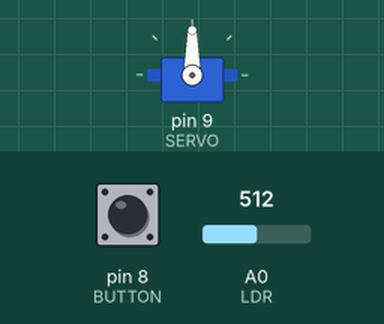
Bench run of a sketch on a simulated Arduino Uno, built with avr-gcc and run on an emulated ATmega328P. Shown: servo. Inputs (shaded band) come from the test bench; at power-on: pin 8 (BUTTON) LOW, A0 (LDR) = 512. What the sketch prints to the serial monitor is not drawn.

Above: at 1.2 s.
1.3 s: pin 8 (BUTTON) pulled HIGH for 3.2 s
At 6.3 s:
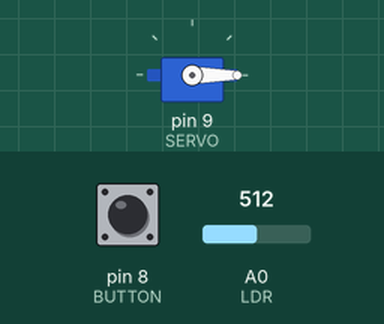
6.8 s: pin 8 (BUTTON) pulled HIGH for 0.15 s
At 7.6 s:
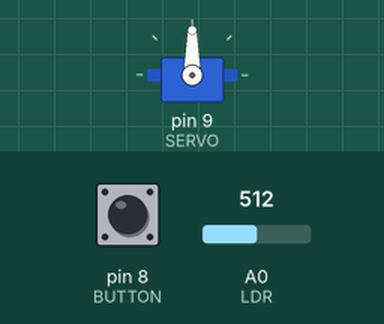
9.9 s: pin 8 (BUTTON) pulled HIGH for 1 s
At 12.5 s:
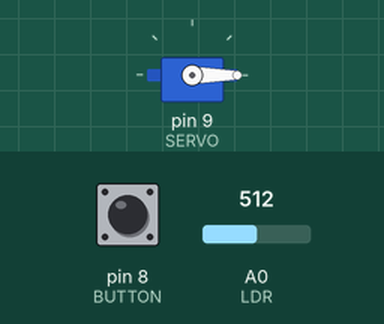
Timing chart, 0 to 14.0 s (numbered marks = the images above; inputs shaded):
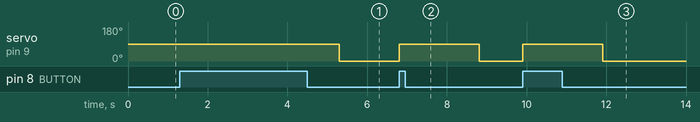

The sketch:

servo.ino
```cpp
#include <Servo.h>
#define BUTTON 8
#define SERVO 9
#define LDR A0

Servo servo;
bool Button;
int input_LDR;

void setup() {
servo.attach(SERVO);
pinMode ( BUTTON , INPUT);
pinMode(LDR , INPUT);
Serial.begin(9600);
}

void loop() {
    Button = digitalRead(BUTTON);
    input_LDR = analogRead (LDR);
    Serial.println(input_LDR);
    if (Button && input_LDR > 10){
      servo.write(90);
      delay(2000);
      servo.write(0);
    }
}
```

Measured:
- after the input at 1.3 s, servo on pin 9 (SERVO): 90° → 0° after 4.0 s
- after the input at 6.8 s, servo on pin 9 (SERVO): 0° → 90° at once, → 0° 2.0 s later
- after the input at 9.9 s, servo on pin 9 (SERVO): 0° → 90° at once, → 0° 2.0 s later
